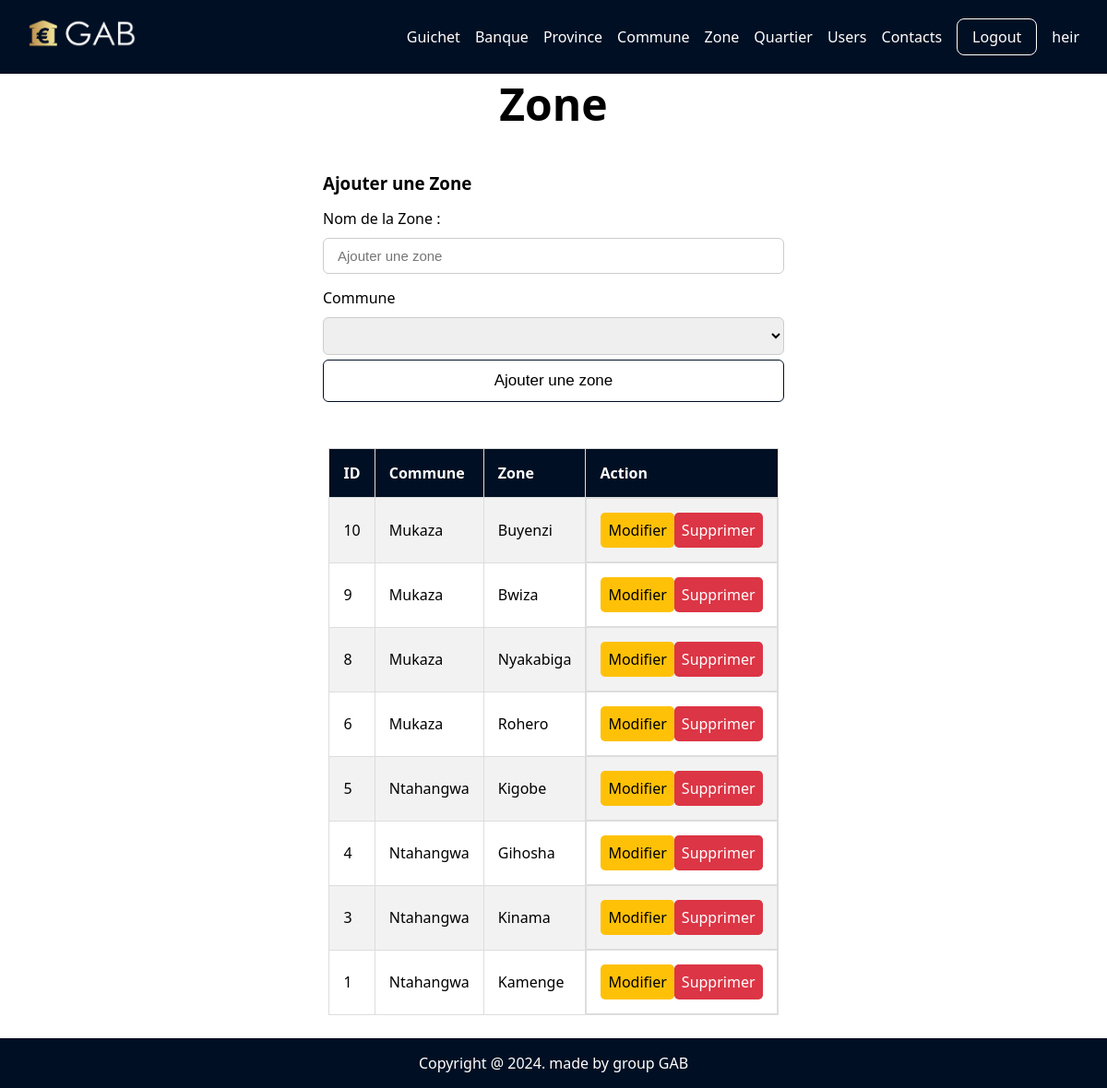
The app's page /zone.php (signed in) with its own data.
### tables this page shows
CREATE TABLE `zone` (
  `id_zone` int(11) NOT NULL,
  `nom_zone` varchar(50) NOT NULL,
  `id_commune` int(11) DEFAULT NULL
);

CREATE TABLE `commune` (
  `id_commune` int(11) NOT NULL,
  `nom_commune` varchar(100) NOT NULL,
  `id_province` int(11) DEFAULT NULL
);

### zone.php (the view, shortened to what this page needs)
<?php
include "header.php";
include "config.php";
$sql = "SELECT * FROM commune";
$statement = $bd->query($sql);
$communes = $statement->fetchAll(PDO::FETCH_ASSOC);
$sql = "SELECT * FROM zone as zc join commune as bq on zc.id_commune = bq.id_commune order by id_zone DESC;";
$statement = $bd->query($sql);
$zones = $statement->fetchAll(PDO::FETCH_ASSOC);
?>
<section>
    <h1 class="titre">Zone</h1>
    <div class="cont" style="justify-content: center;min-height:initial;">
        <div class="row">
            <form method="POST" style="width: 500px;">
                <h3 class="title">Ajouter une Zone</h3>
                <div class="column">
                    <div class="input-box">
                        <span>Nom de la Zone :</span>
                        <input type="text" name="nom" placeholder="Ajouter une zone">
                    </div>
                </div>
                <div class="input-box">
                        <span>Commune</span>
                        <select name="commune">
                            <option default></option>
                            <?php foreach($communes as $commune): ?>
                                <option value="<?= htmlspecialchars($commune['id_commune']) ?>"><?= htmlspecialchars($commune['nom_commune']) ?></option>
                            <?php endforeach; ?>
                        </select>
                    </div>
                <button type="submit" class="btn" name="ajouter">Ajouter une zone</button>
            </form>
        </div>
    </div>
</section>
<section>
    <div class="cont">
        <?php if ($statement): ?>
            <table style="width: 40%;">
                <tr>
                    <th>ID</th>
                    <th>Commune</th>
                    <th>Zone</th>
                    <th>Action</th>
                </tr>
                <?php foreach ($zones as $zone): ?>
                    <tr>
                        <td><?= htmlspecialchars($zone['id_zone']) ?></td>
                        <td><?= htmlspecialchars($zone['nom_commune']) ?></td>
                        <td><?= htmlspecialchars($zone['nom_zone']) ?></td>
                        <td class="ds">
                            <a href="up_zone.php?update=<?= $zone["id_zone"]; ?>" class="bts warning">Modifier</a>
                            <a href="zone.php?delete=<?= $zone["id_zone"]; ?>" class="bts danger">Supprimer</a>
                        </td>
                    </tr>
                <?php endforeach; ?>
            </table>
        <?php endif; ?>
    </div>
</section>
<?php include "footer.php"; ?>

### assets/css/index.css (style rules this page uses)
*, *::after, *::before { padding: 0; margin: 0; box-sizing: border-box; }
body { font-family: system-ui, -apple-system, BlinkMacSystemFont, "Segoe UI", Roboto, Oxygen, Ubuntu, Cantarell, "Open Sans", "Helvetica Neue", sans-serif; width: 100%; position: relative; }
a { color: black; text-decoration: none; }
.title { margin-top: 1rem; }
.titre { font-size: 3rem; text-align: center; }
.row { display: flex; gap: 15px; justify-content: space-between; }
table, td, th { border: 1px solid #ddd; text-align: left; }
table { border-collapse: collapse; width: 100%; }
th, td { padding: 15px; }
tr:nth-child(even) { background-color: #f2f2f2; }
.cont { display: flex; justify-content: center; align-items: center; padding: 25px; }
.cont form { width: 700px; background: #fff; border-radius: 10px; }
.row .column { flex: 1 1 250px; }
.column .input-box { margin: 15px 0; }
.input-box span { display: block; margin-bottom: 10px; }
.input-box input, select { width: 100%; padding: 10px 15px; border: 1px solid #ccc; border-radius: 6px; font-size: 15px; }
form .btn { width: 100%; padding: 12px; background: transparent; border: 1px solid #000f23; outline: none; border-radius: 6px; font-size: 17px; color: #000; margin-top: 5px; cursor: pointer; transition: 0.5s; }

### header.php (style rules this page uses)
th { background: #000f23; color: #fff; }
body { min-height: 93vh; }
select { width: 100%; padding: 10px 15px; border: 1px solid #ccc; border-radius: 6px; font-size: 15px; }
.ds { display: flex; justify-content: space-around; }
.bts { padding: .5rem; background-color: #ff0000; border-radius: .3rem; }
.danger { background-color: #dc3545; color: #fff; }
.warning { background-color: #ffc107; color: #000; }

### records on screen
zone: id_zone "10", id_commune.nom_commune "Mukaza", nom_zone "Buyenzi"
zone: id_zone "9", id_commune.nom_commune "Mukaza", nom_zone "Bwiza"
zone: id_zone "8", id_commune.nom_commune "Mukaza", nom_zone "Nyakabiga"
zone: id_zone "6", id_commune.nom_commune "Mukaza", nom_zone "Rohero"
zone: id_zone "5", id_commune.nom_commune "Ntahangwa", nom_zone "Kigobe"
zone: id_zone "4", id_commune.nom_commune "Ntahangwa", nom_zone "Gihosha"
zone: id_zone "3", id_commune.nom_commune "Ntahangwa", nom_zone "Kinama"
zone: id_zone "1", id_commune.nom_commune "Ntahangwa", nom_zone "Kamenge"

### other values on screen
$_SESSION['username'] "heir"
